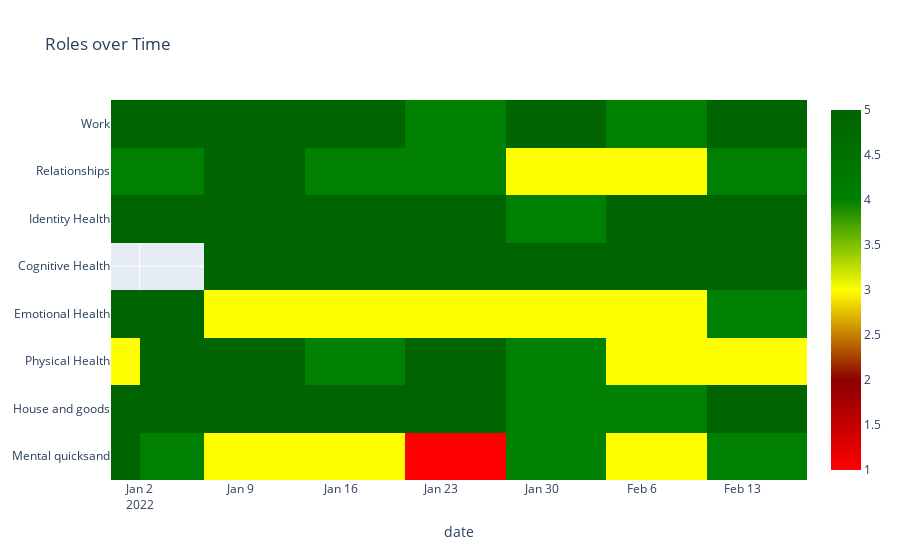

Notebook code cell kept with this figure:
### Code cell
color_scale = [
    "red",
    "darkred",
    "yellow",
    "green",
    "darkgreen",
]
fig = px.imshow(
    df1.sort_values("date").T.iloc[:, :-1],
    color_continuous_scale=color_scale,
    title="Roles over Time",
    aspect="equal",
)
fig.show()

### Figure 1 — Plotly figure (JSON) as saved in the notebook; plotly's stock layout.template omitted (floating-point values rounded to 4 significant figures)
{"data": [{"coloraxis": "coloraxis", "hovertemplate": "date: %{x}<br>y: %{y}<br>color: %{z}<extra></extra>", "name": "0", "type": "heatmap", "x": ["2022-01-01T00:00:00", "2022-01-03T00:00:00", "2022-01-10T00:00:00", "2022-01-17T00:00:00", "2022-01-24T00:00:00", "2022-01-31T00:00:00", "2022-02-07T00:00:00", "2022-02-14T00:00:00"], "xaxis": "x", "y": ["Work", "Relationships", "Identity Health", "Cognitive Health", "Emotional Health", "Physical Health", "House and goods", "Mental quicksand"], "yaxis": "y", "z": [[5, 5, 5, 5, 4, 5, 4, 5], [4, 4, 5, 4, 4, 3, 3, 4], [5, 5, 5, 5, 5, 4, 5, 5], [null, null, 5, 5, 5, 5, 5, 5], [5, 5, 3, 3, 3, 3, 3, 4], [3, 5, 5, 4, 5, 4, 3, 3], [5, 5, 5, 5, 5, 4, 4, 5], [5, 4, 3, 3, 1, 4, 3, 4]]}], "layout": {"autosize": true, "coloraxis": {"colorscale": [[0, "red"], [0.25, "darkred"], [0.5, "yellow"], [0.75, "green"], [1, "darkgreen"]]}, "title": {"text": "Roles over Time"}, "xaxis": {"anchor": "y", "autorange": true, "constrain": "domain", "domain": [0, 1], "range": ["2021-12-31", "2022-02-17 12:00"], "scaleanchor": "y", "title": {"text": "date"}, "type": "date"}, "yaxis": {"anchor": "x", "autorange": true, "constrain": "domain", "domain": [0, 1], "range": [7.5, -0.5], "type": "category"}}}
